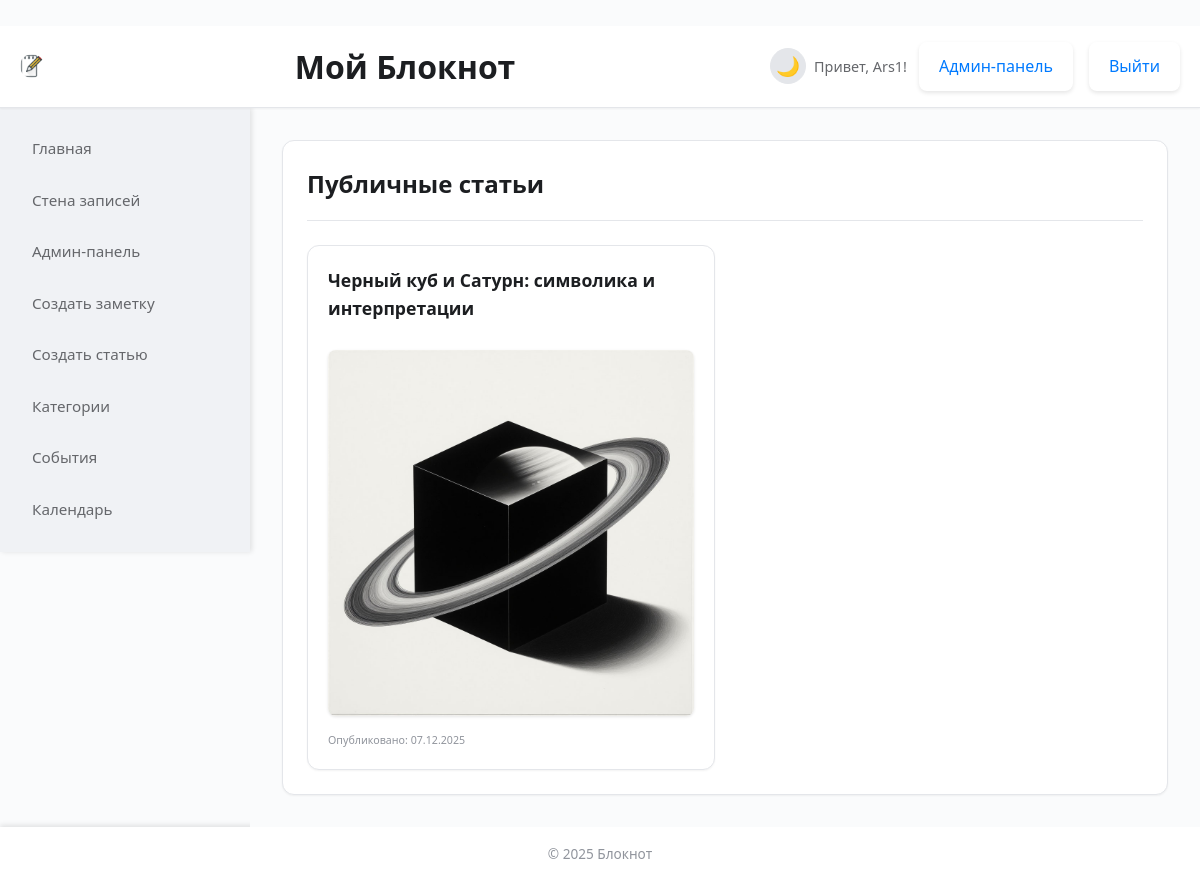
Screenshot of /public_articles (signed in) with the database file from the repository.
### models.py (models this page shows, shortened)
class User(UserMixin, db.Model):
    id = db.Column(db.Integer, primary_key=True)
    username = db.Column(db.String(80), unique=True, nullable=False)
    password_hash = db.Column(db.String(120), nullable=False)
    is_admin = db.Column(db.Boolean, default=False) # По умолчанию False

class Note(db.Model):
    id = db.Column(db.Integer, primary_key=True)
    title = db.Column(db.String(200), nullable=True)
    content = db.Column(db.Text, nullable=True)
    full_content = db.Column(db.Text, nullable=True) # Полный HTML-контент статьи
    image_filename = db.Column(db.String(200), nullable=True)
    created_at = db.Column(db.DateTime, default=datetime.utcnow)
    updated_at = db.Column(db.DateTime, default=datetime.utcnow, onupdate=datetime.utcnow)
    note_type = db.Column(db.String(20), default='note') # 'note', 'list', 'image_note', 'article'
    tags = db.Column(db.String(500), nullable=True)
    background_color = db.Column(db.String(20), default='white')
    summary = db.Column(db.Text, nullable=True) # Краткое описание статьи
    preview_image = db.Column(db.String(200), nullable=True) # Изображение превью статьи
    category_ids = db.Column(db.String(200), nullable=True)
    is_published = db.Column(db.Boolean, default=False) # По умолчанию False
    user_id = db.Column(db.Integer, db.ForeignKey('user.id'), nullable=False)
    user = db.relationship('User', backref=db.backref('notes', lazy=True))

### app.py (the view)
@app.route('/public_articles')
def public_articles():
    articles = Note.query.filter_by(note_type='article', is_published=True).order_by(Note.updated_at.desc()).all()
    return render_template('public_articles.html', articles=articles)

### app.py (called while the page is built)
@login_manager.user_loader
def load_user(user_id):
    return User.query.get(int(user_id))

### templates/public_articles.html (shortened to what this page needs)
{% extends "base.html" %}
<!-- {% block sidebar %}
    {% include 'sidebar.html' %}
{% endblock %} -->
{% block content %}
<div class="content-card">
    <div class="card-header">
        <h2>Публичные статьи</h2>
    </div>
    {% if articles %}
        <div class="articles-list">
        {% for article in articles %}
            <div class="article-card" style="background-color: {{ article.background_color or 'white' }};">
                {% if article.title %}
                    <h3><a href="{{ url_for('read_article', id=article.id) }}">{{ article.title }}</a></h3>
                {% endif %}
                {% if article.preview_image %}
                    <div class="article-preview-image">
                        <img src="{{ url_for('static', filename='uploads/' + article.preview_image) }}" alt="Превью статьи" style="max-width: 100%;">
                    </div>
                {% endif %}
                <p class="article-date"><small>Опубликовано: {{ article.created_at.strftime('%d.%m.%Y') }}</small></p>
            </div>
        {% endfor %}
        </div>
    {% else %}
        <p>Публичных статей нет.</p>
    {% endif %}
</div>
{% endblock %}

### templates/base.html (shortened to what this page needs)
<!DOCTYPE html>
<html lang="ru">
<head>
    <link rel="stylesheet" href="{{ url_for('static', filename='css/style.css') }}">
</head>
<body>
    <header class="app-header">
        <div class="app-header-content">
            <img src="{{ url_for('static', filename='icons/note-1.png') }}" alt="Логотип" class="app-logo">
            <h1>Мой Блокнот</h1>
            <div class="auth-info">
                {% if current_user.is_authenticated %}
                    <span>Привет, {{ current_user.username }}!</span>
                    {% if current_user.is_admin %}
                        <a href="{{ url_for('admin_index') }}" class="btn btn-auth btn-auth-secondary">Админ-панель</a>
                    {% endif %}
                    <a href="{{ url_for('logout') }}" class="btn btn-auth btn-auth-secondary">Выйти</a>
                {% else %}
                    <a href="{{ url_for('login') }}" class="btn btn-auth btn-auth-secondary">Войти</a>
                    <a href="{{ url_for('register') }}" class="btn btn-auth btn-auth-primary">Регистрация</a>
                {% endif %}
            </div>
        </div>
    </header>
    <div class="app-container">
        {% block sidebar %}{% endblock %}
        <main class="app-main">
            {% block content %}{% endblock %}
        </main>
    </div>
    <footer class="app-footer">
        <p>&copy; 2025 Блокнот</p>
    </footer>
</body>
</html>

### rows the page displays
User: username "Ars1"
Note: title "Черный куб и Сатурн: символика и интерпретации", preview_image (picture), created_at "07.12.2025"
